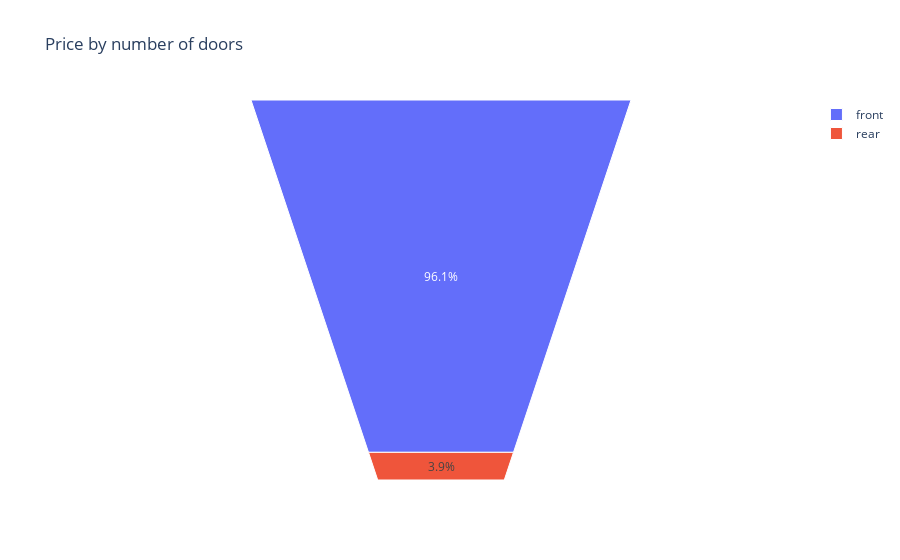

Notebook code cell kept with this figure:
### Markdown cell above
# visualizing the data
- price vs num-of-doors
- price vs engine-type

### Code cell
px.funnel_area(df,names='engine-location',values='price',title='Price by number of doors')

### Figure 1 — Plotly figure (JSON) as saved in the notebook; plotly's stock layout.template omitted (floating-point values rounded to 4 significant figures; data arrays with more than 128 entries replaced by an {"elided": "..."} marker saying what was removed)
{"data": [{"domain": {"x": [0, 1], "y": [0, 1]}, "hovertemplate": "engine-location=%{label}<br>price=%{value}<extra></extra>", "labels": {"elided": "201 str values"}, "legendgroup": "", "name": "", "showlegend": true, "type": "funnelarea", "values": {"elided": "201 int values"}}], "layout": {"legend": {"tracegroupgap": 0}, "title": {"text": "Price by number of doors"}}}
